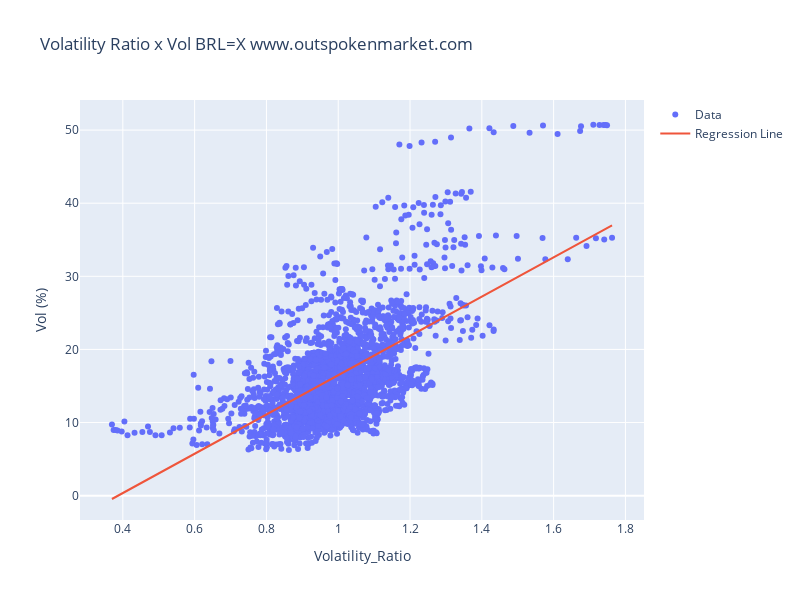

Notebook source saved alongside this figure:
### Code cell
# Calcular a linha de regressão
m, b = np.polyfit(df1["Volatility_Ratio"], df1["Vol"], 1)
regression_line = m * df1["Volatility_Ratio"] + b

# Crie o gráfico de dispersão e a linha de regressão
fig = go.Figure()

fig.add_trace(
    go.Scatter(
        x = df1["Volatility_Ratio"],
        y = df1["Vol"],
        mode = "markers",
        name = "Data"
    )
)

fig.add_trace(
    go.Scatter(
        x = df1["Volatility_Ratio"],
        y = regression_line,
        mode = "lines",
        name = "Regression Line"
    )
)

# SDefina títulos e rótulos
fig.update_layout(
    height = 600, width = 800,
    title = "Volatility Ratio x Vol " + str(ticker1) + " www.outspokenmarket.com",
    xaxis_title = "Volatility_Ratio",
    yaxis_title = "Vol (%)"
)

# Plot
fig.show()

### Figure 1 — Plotly figure (JSON) as saved in the notebook; plotly's stock layout.template omitted (floating-point values rounded to 4 significant figures; data arrays with more than 128 entries replaced by an {"elided": "..."} marker saying what was removed)
{"data": [{"mode": "markers", "name": "Data", "type": "scatter", "x": {"elided": "2621 float values"}, "y": {"elided": "2621 float values"}}, {"mode": "lines", "name": "Regression Line", "type": "scatter", "x": {"elided": "2621 float values"}, "y": {"elided": "2621 float values"}}], "layout": {"height": 600, "title": {"text": "Volatility Ratio x Vol BRL=X www.outspokenmarket.com"}, "width": 800, "xaxis": {"autorange": true, "range": [0.2805, 1.852], "title": {"text": "Volatility_Ratio"}, "type": "linear"}, "yaxis": {"autorange": true, "range": [-3.334, 54.12], "title": {"text": "Vol (%)"}, "type": "linear"}}}
